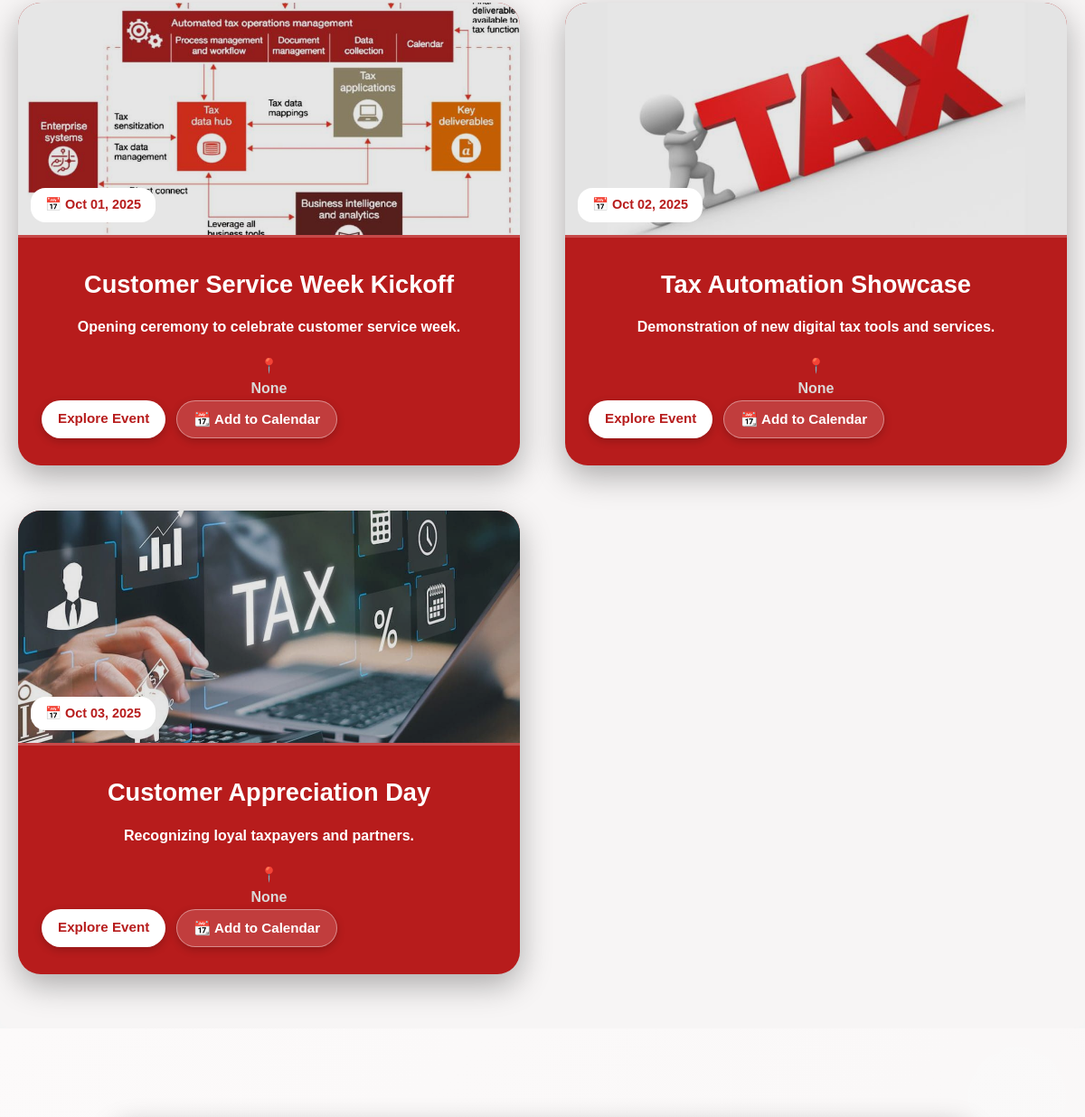
Before: / (middle part) with the older database file.
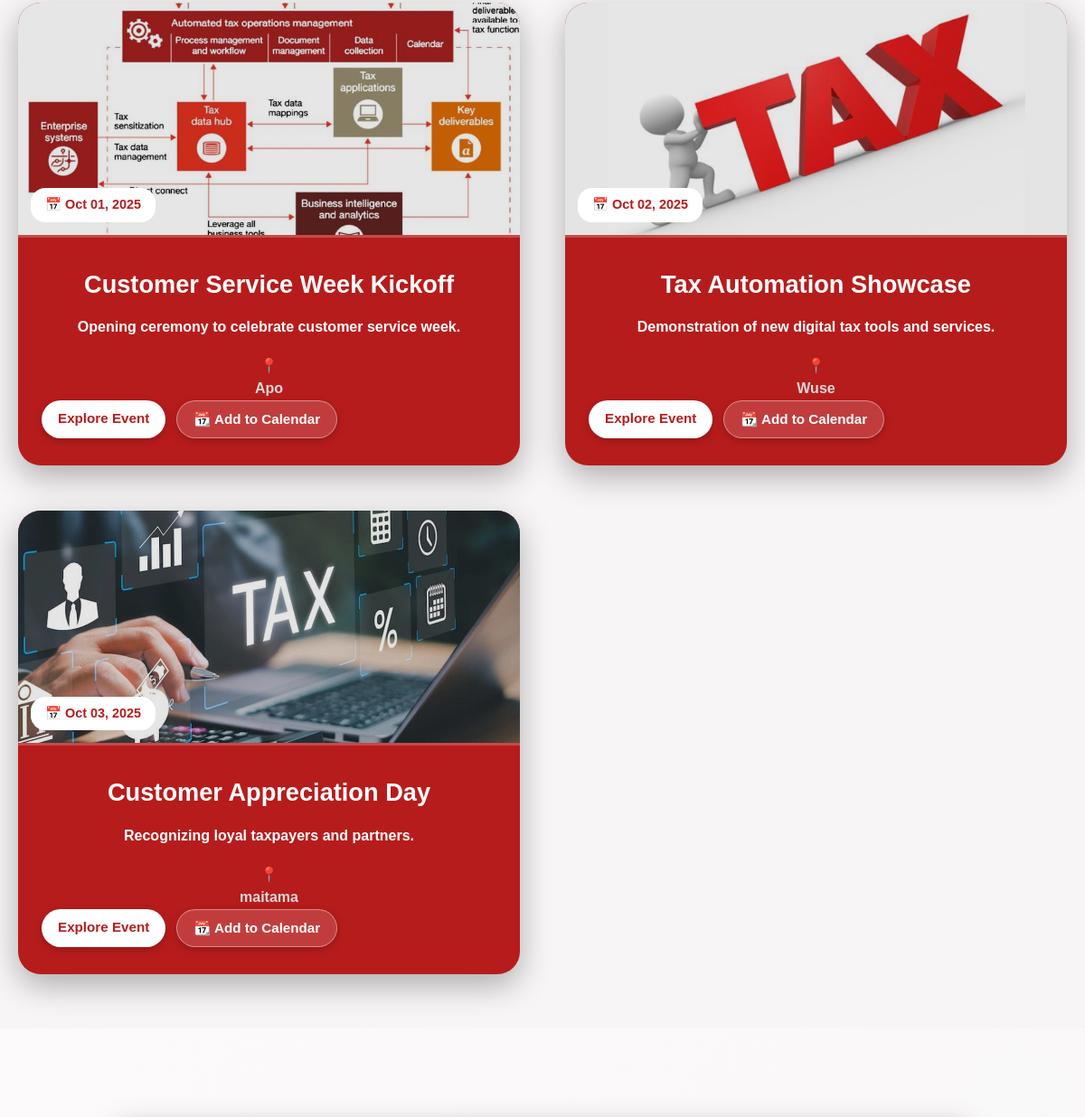
After: the same page with the newer database file.
### siteapp/models.py (models this page shows, shortened)
class Event(models.Model):
    title = models.CharField(max_length=200)
    description = models.TextField(blank=True, null=True)
    image = models.ImageField(upload_to='events/')
    date = models.DateField(blank=True, null=True)
    location = models.CharField(max_length=200, blank=True, null=True)  # <-- Add this field

### siteapp/views.py (the view)
# urls.py: path('', views.index, name='index'),                       # Homepage
def index(request):
    divisions = Division.objects.all()
    events = Event.objects.all()
    context = {
        'divisions': divisions,
        'events': events
    }
    return render(request, 'siteapp/index.html', context)

### siteapp/templates/siteapp/index.html (shortened to what this page needs)
{% extends 'siteapp/base.html' %} {% load static %} {% block title %}Home | Tax Automation{% endblock %} {% block content %} {% load static %}
<section id="events" class="events-section">
    <div class="container">
        <div class="events-grid">
            {% for event in events %}
            <div class="event-card">
                {% if event.image %}
                <div class="event-image">
                    <img src="{{ event.image.url }}" alt="{{ event.title }}" loading="lazy">
                    <div class="event-date">
                        📅 {{ event.date|date:"M d, Y" }}
                    </div>
                </div>
                {% endif %}
                <div class="event-content">
                    <h3>{{ event.title }}</h3>
                    <p>{{ event.description|truncatewords:35 }}</p>
                    {% if event.type %} 💼 {{ event.type|capfirst }} | {% endif %} 📍 <a href="https://www.google.com/maps/search/{{ event.location|urlencode }}" target="_blank">
    {{ event.location }}
</a>
                    <div class="event-actions">
                        <a href="{% url 'event_detail' event.id %}" class="event-btn">Explore Event</a>
                        <a href="https://calendar.google.com/calendar/render?action=TEMPLATE&text={{ event.title|urlencode }}&dates={{ event.date|date:'Ymd' }}/{{ event.date|date:'Ymd' }}&details={{ event.description|urlencode }}&location={{ event.location|urlencode }}" target="_blank"
                            class="add-calendar-btn">📆 Add to Calendar</a>
                    </div>
                </div>
            </div>
            {% empty %}
            <p class="no-events">No upcoming events at the moment. Check back soon!</p>
            {% endfor %}
        </div>
    </div>
</section>
<section class="fun-tax-section">
</section>
{% endblock %}

Changed rows visible on the page:
changed Event "Customer Service Week Kickoff": location "None" → "Apo"
changed Event "Tax Automation Showcase": location "None" → "Wuse"
changed Event "Customer Appreciation Day": location "None" → "maitama"
